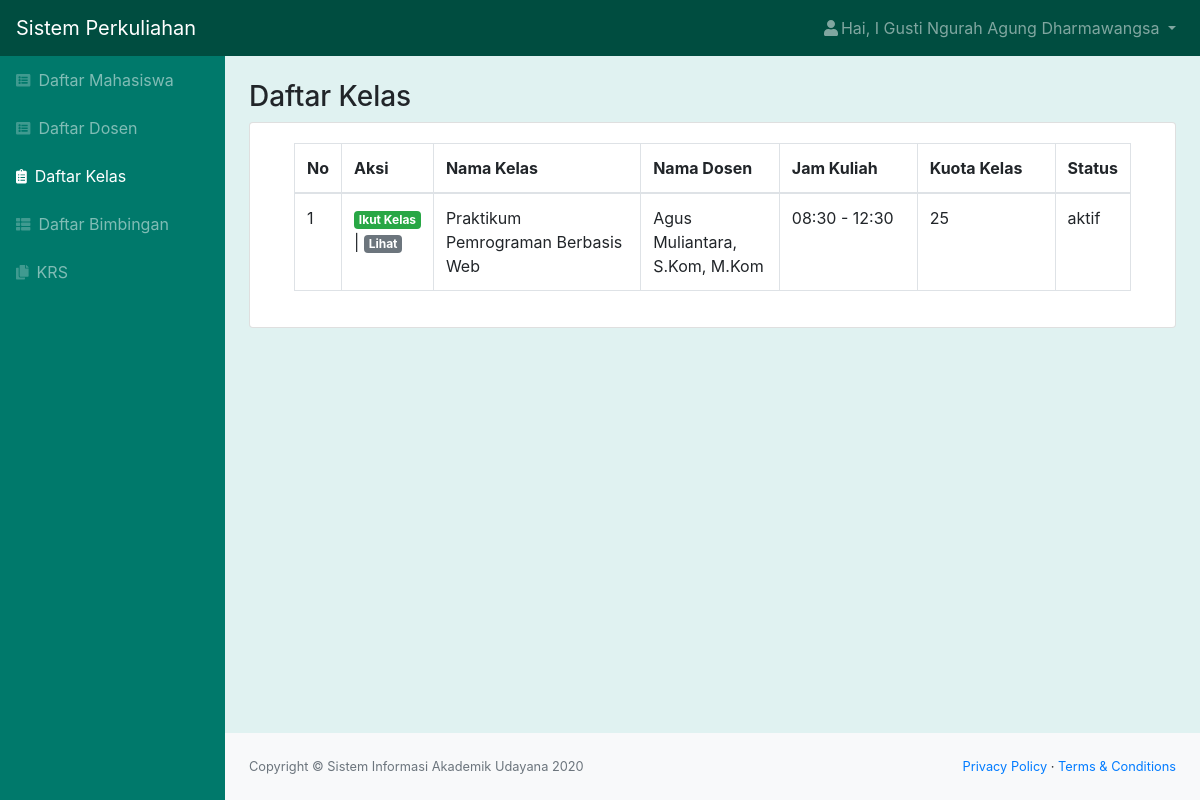
Page /kelas.php (signed in) on the committed database.
### tables this page shows
CREATE TABLE `kelas` (
  `id_kelas` int(11) NOT NULL,
  `nama_kelas` varchar(100) NOT NULL,
  `jam_kuliah` varchar(20) NOT NULL,
  `kuota_kelas` int(11) NOT NULL,
  `id_dosen` int(11) NOT NULL,
  `status` varchar(20) NOT NULL
);

CREATE TABLE `dosen` (
  `id_dosen` int(11) NOT NULL,
  `role` char(1) NOT NULL,
  `nip` varchar(25) NOT NULL,
  `nidn` char(10) NOT NULL,
  `nama` varchar(50) NOT NULL,
  `email` varchar(50) NOT NULL,
  `alamat` varchar(50) NOT NULL,
  `tanggal_lahir` date NOT NULL,
  `status` varchar(20) NOT NULL,
  `password` varchar(300) NOT NULL
);

### kelas.php (the view, shortened to what this page needs)
<?php
include "function.php";
$nama = $_SESSION['nama'];
$role = $_SESSION['role'];
$queryKelas = mysqli_query($koneksi, "SELECT * FROM kelas INNER JOIN dosen ON kelas.id_dosen=dosen.id_dosen");
?>
<!DOCTYPE html>
<html lang="en">
    <head>
        <link rel="stylesheet" href="css/bootstrap.min.css"/>
        <link href="css/styles.css" rel="stylesheet" />
        <link href="css/panel.css" rel="stylesheet" />
    </head>
    <body class="sb-nav-fixed">
        <nav class="sb-topnav navbar navbar-expand navbar-dark bg-dark">
            <a class="navbar-brand" href="index.html">Sistem Perkuliahan</a>
            <ul class="navbar-nav ml-auto">
                <li class="nav-item dropdown">
                    <a class="nav-link dropdown-toggle" id="userDropdown" href="#" role="button" data-toggle="dropdown" aria-haspopup="true" aria-expanded="false"><i class="fas fa-user fa-fw"></i>Hai, <?= $nama; ?> </a>
                </li>
            </ul>
        </nav>
        <div id="layoutSidenav">
            <div id="layoutSidenav_nav">
                <nav class="sb-sidenav accordion sb-sidenav-dark" id="sidenavAccordion">
                    <div class="sb-sidenav-menu">
                        <div class="nav">
                            <a class="nav-link" href="mahasiswa.php"
                                ><div class="sb-nav-link-icon"><i class="fas fa-list-alt"></i></div>
                                Daftar Mahasiswa</a
                            >
                            <a class="nav-link" href="dosen.php"
                                ><div class="sb-nav-link-icon"><i class="fas fa-list-alt"></i></div>
                                Daftar Dosen</a
                            >
                            <a class="nav-link active" href="kelas.php"
                                ><div class="sb-nav-link-icon"><i class="fas fa-clipboard-list"></i></div>
                                Daftar Kelas</a
                            >
                            <a class="nav-link" href="bimbingan.php"
                                ><div class="sb-nav-link-icon"><i class="fas fa-th-list"></i></div>
                                Daftar Bimbingan</a
                            >
                            <?php if($role == "1") { ?>
                            <a class="nav-link" href="krs.php"
                                ><div class="sb-nav-link-icon"><i class="fas fa-copy"></i></div>
                                KRS</a>
                            <?php } ?>
                        </div>
                    </div>
                </nav>
            </div>
            <div id="layoutSidenav_content">
                <main>
                    <div class="container-fluid">
                        <h3 class="mt-4">Daftar Kelas</h3>
                        <div class="card mb-4">
                            <div class="card-body">
                                <div class="table-responsive">
                                    <div class="container">
                                        <table class="table table-bordered" id="dataTable" width="100%" cellspacing="0">
                                            <thead>
                                                <tr>
                                                    <th>No</th>
                                                    <?php if($role == "2" || $role == "1") { ?>
                                                    <th>Aksi</th>
                                                    <?php } ?>
                                                    <th class="col-sm-3">Nama Kelas</th>
                                                    <th class="col-sm-2">Nama Dosen</th>
                                                    <th class="col-sm-2">Jam Kuliah</th>
                                                    <th class="col-sm-2">Kuota Kelas</th>
                                                    <th>Status</th>
                                                </tr>
                                            </thead>
                                            <?php $i=1; ?>
                                            <?php while($data = mysqli_fetch_assoc($queryKelas)) { ?>
                                                <tr>
                                                    <td><?= $i; ?></td>
                                                    <?php if($role == "1") { ?>
                                                        <td><a href="function.php?act=joinKelas&id_kelas=<?= $data['id_kelas']; ?>" class="badge badge-success ">Ikut Kelas</a> | <a href="kelas_lihat.php?id_kelas=<?= $data['id_kelas']; ?>" class="badge badge-secondary ">Lihat</a></td>
                                                    <?php } ?>
                                                    <td><?= $data['nama_kelas']; ?></>
                                                    <td><?= $data['nama']; ?></td>
                                                    <td><?= $data['jam_kuliah']; ?></td>
                                                    <td><?= $data['kuota_kelas']; ?></td>
                                                    <td><?= $data['status']; ?></td>
                                                </tr>
                                            <?php $i++; ?>
                                            <?php } ?>
                                        </table>
                                    </div>
                                </div>
                            </div>
                        </div>
                </main>
                <footer class="py-4 bg-light mt-auto">
                    <div class="container-fluid">
                        <div class="d-flex align-items-center justify-content-between small">
                            <div class="text-muted">Copyright &copy; Sistem Informasi Akademik Udayana 2020</div>
                            <div>
                                <a href="#">Privacy Policy</a>
                                &middot;
                                <a href="#">Terms &amp; Conditions</a>
                            </div>
                        </div>
                    </div>
                </footer>
            </div>
        </div>
    </body>
</html>

### css/panel.css (style rules this page uses)
.bg-dark { background-color: #004d40 !important; }
.sb-sidenav-dark { background-color: #00796b !important; }
body { background-color: #e0f2f1 !important; }

### rows in the picture
kelas: nama_kelas "Praktikum Pemrograman Berbasis Web", id_dosen.nama "Agus Muliantara, S.Kom, M.Kom", jam_kuliah "08:30 - 12:30", kuota_kelas "25", id_dosen.status "aktif"

### other values in the picture
$nama "I Gusti Ngurah Agung Dharmawangsa"
